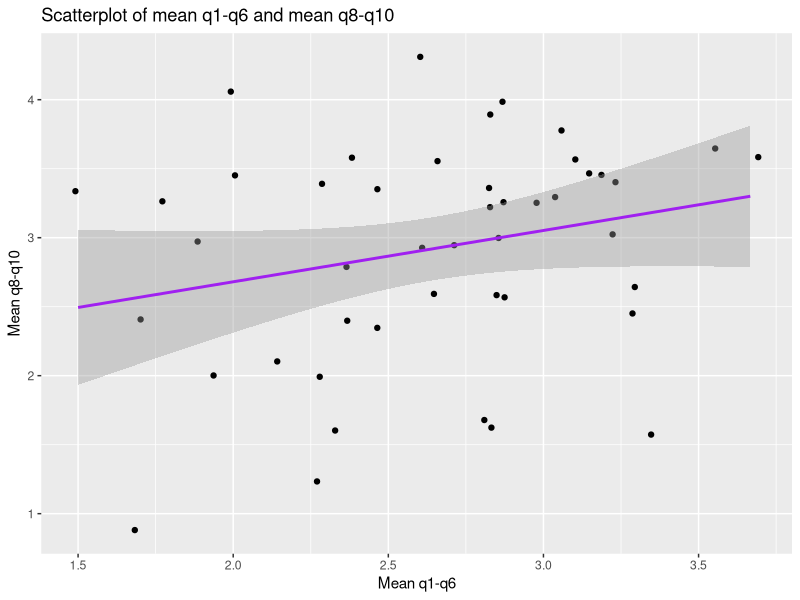

Here is the R script that generated this plot: (Note: this script raises an error after producing the figure.)
## ---- chunk 1
setwd(dirname(rstudioapi::getActiveDocumentContext()$path))
library(tidyverse)
## ---- chunk 2
week8_tbl <-  read.csv(file = "../data/week3.csv") |>
  mutate(timeStart = ymd_hms(timeStart),
         timeEnd = ymd_hms(timeStart),
         gender = factor(gender, levels=c("M","F"),
                         labels = c("Male","Female")),
         condition=factor(condition, levels=c("A", "B", "C"),
                           labels=c("Block A", "Block B", "Control")),
         q5= 6 - q5) |> 
  dplyr::filter(q6 == 1)
## ---- chunk 3
week8_tbl %>% select(q1:q6)
(week8_tbl <-  week8_tbl %>% 
  mutate(mean_q1_q6 = rowMeans(select(., q1:q6)),
         mean_q8_q10 = rowMeans(select(., q8:q10)))) %>% 
  ggplot(aes(x=mean_q1_q6, y=mean_q8_q10)) + 
  geom_jitter() + 
  geom_smooth(method = "lm", color = "purple") +
  labs(x="Mean q1-q6",
       y="Mean q8-q10",
       title = "Scatterplot of mean q1-q6 and mean q8-q10")
## ---- chunk 4
cor.test(week8_tbl$mean_q1_q6, week8_tbl$mean_q8_q10)
## ---- chunk 5
shiny_tbl <- week8_tbl %>% 
  select(timeEnd, gender, mean_q1_q6, mean_q8_q10) %>% 
  write.csv("../data/shiny.csv")
## ---- chunk 6
# Render to out folder
rmarkdown::render("week8.Rmd", output_file = "../out/week8.html")
